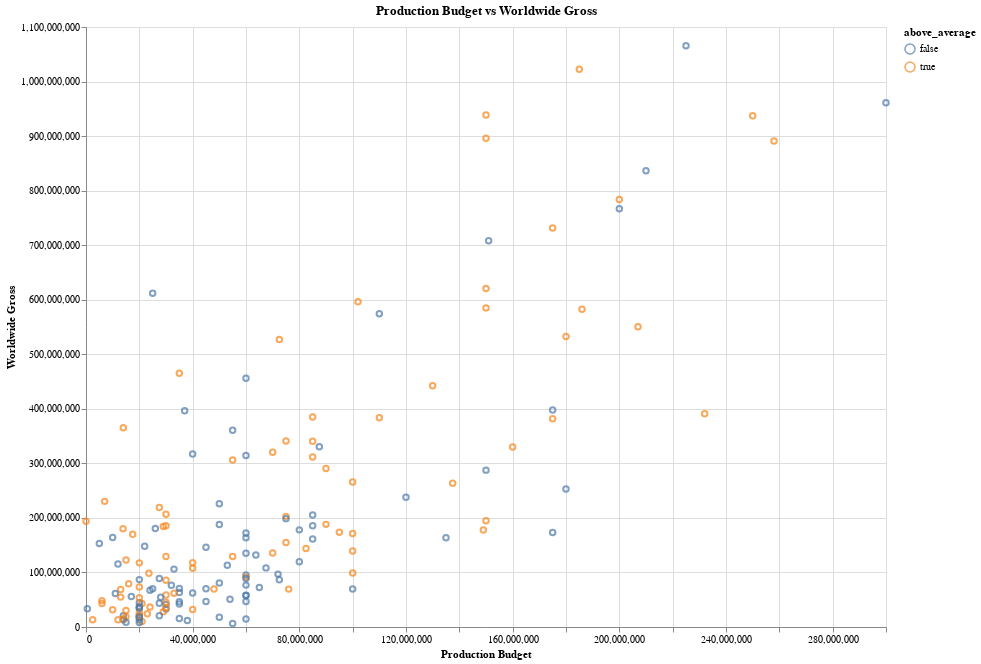

The notebook cell this image was saved under:
### Code cell
'''Checking the production budget vs worldwide gross whether they are above average or not'''

alt.Chart(movies_data, height = 600, width = 800)\
    .mark_point(color = 'darkcyan') \
    .encode(x= 'Production Budget',
     y = 'Worldwide Gross',
    color = 'above_average')\
    .properties(title='Production Budget vs Worldwide Gross')

### Figure 1 — Vega-Lite specification as saved in the notebook (floating-point values rounded to 4 significant figures; data arrays with more than 128 entries replaced by an {"elided": "..."} marker saying what was removed)
{"$schema": "https://vega.github.io/schema/vega-lite/v4.8.1.json", "config": {"view": {"continuousHeight": 300, "continuousWidth": 400}}, "data": {"name": "data-17b2b1dc667d9ff3ae3d7c33c0aa9466"}, "datasets": {"data-17b2b1dc667d9ff3ae3d7c33c0aa9466": {"elided": "174 records"}}, "encoding": {"color": {"field": "above_average", "type": "nominal"}, "x": {"field": "Production Budget", "type": "quantitative"}, "y": {"field": "Worldwide Gross", "type": "quantitative"}}, "height": 600, "mark": {"color": "darkcyan", "type": "point"}, "title": "Production Budget vs Worldwide Gross", "width": 800}
